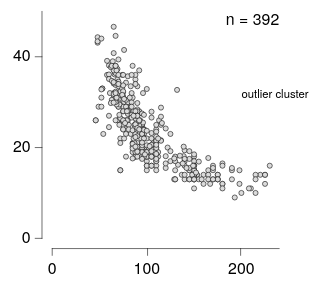

This figure's Vega-Lite source:
### Vega-Lite specification from a JSON file in a GitHub repository (floating-point values rounded to 4 significant figures; data arrays with more than 128 entries replaced by an {"elided": "..."} marker saying what was removed)
{"background": null, "config": {"arc": {"fill": "#DBDBDB", "fillOpacity": 1.0, "innerRadius": 25.0, "padAngle": 0.03, "stroke": "black", "strokeOpacity": 1, "strokeWidth": 0.25}, "area": {"fill": "#DBDBDB", "fillOpacity": 1.0, "stroke": "black", "strokeOpacity": 1, "strokeWidth": 0.25}, "axis": {"domain": true, "domainCap": "round", "domainColor": "black", "domainWidth": 0.25, "grid": false, "gridCap": "round", "gridColor": "#F1F1F1", "gridDash": [0, 0], "gridOpacity": 1.0, "gridWidth": 0.25, "labelColor": "black", "labelFont": "HelveticaNeue", "labelFontSize": 7, "labelFontStyle": "normal", "labelFontWeight": 400, "offset": 4.5, "ticks": true, "tickCap": "round", "tickColor": "black", "tickSize": 3, "tickWidth": 0.25, "titleColor": "black", "titleFont": "HelveticaNeue", "titleFontSize": 7, "titleFontStyle": "normal", "titleFontWeight": 400}, "axisX": {"domain": true, "labelAlign": "center", "labelAngle": 0, "labels": true, "ticks": true, "translate": 0}, "axisY": {"domain": true, "labelAlign": "right", "labelAngle": 0, "labels": true, "ticks": true, "translate": 0}, "axisRight": {"domain": true, "labelAlign": "left", "labelAngle": 0, "labels": true, "ticks": true, "translate": 0}, "axisTop": {"domain": true, "labelAlign": "center", "labelAngle": 0, "labels": true, "ticks": true, "translate": 0}, "bar": {"fill": "#DBDBDB", "fillOpacity": 1.0, "stroke": "black", "strokeOpacity": 1, "strokeWidth": 0.25}, "boxplot": {"size": 9.0, "ticks": {"cornerRadius": 0.25, "fill": "black", "size": 4.5, "thickness": 0.25}, "box": {"fillOpacity": 1.0, "stroke": "black", "strokeOpacity": 1, "strokeWidth": 0.25}, "median": {"fill": "black", "fillOpacity": 1.0, "size": 9.0, "thickness": 0.25}, "rule": {"fill": "black", "fillOpacity": 1.0, "size": 10.0, "stroke": "black", "strokeDash": [0, 0], "strokeOpacity": 1, "strokeWidth": 0.25}, "outliers": {"color": "black", "fill": "black", "fillOpacity": 1.0, "size": 0, "stroke": "black", "strokeOpacity": 1, "strokeWidth": 0.25}}, "circle": {"fill": "black", "fillOpacity": 1.0, "size": 0.5, "stroke": "black", "strokeOpacity": 1, "strokeWidth": 0.25}, "errorband": {"band": {"fillOpacity": 0.6, "stroke": null, "strokeWidth": 0.25, "strokeOpacity": 1}, "borders": {"opacity": 0, "strokeOpacity": 0.25, "strokeWidth": 1}}, "errorbar": {"opacity": 1, "rule": {"strokeDash": [0, 0], "strokeWidth": 0.5}, "ticks": {"color": "black", "cornerRadius": 0.25, "opacity": 1, "size": 6.0, "thickness": 0.5}, "thickness": 0.5}, "font": "HelveticaNeue", "geoshape": {"fill": "#DBDBDB", "fillOpacity": 1.0, "stroke": "black", "strokeOpacity": 1, "strokeWidth": 0.25}, "header": {"labelColor": "black", "labelFont": "HelveticaNeue", "labelFontSize": 7, "labelFontStyle": "normal", "labelFontWeight": 400, "titleColor": "black", "titleFont": "HelveticaNeue", "titleFontSize": 7, "titleFontStyle": "normal", "titleFontWeight": 400, "titlePadding": 0}, "legend": {"disable": false, "offset": 4.5, "gradientLength": 50.0, "gradientThickness": 5.0, "gradientOpacity": 1.0, "gradientStrokeColor": "black", "gradientStrokeWidth": 0.25, "labelColor": "black", "labelFont": "HelveticaNeue", "labelFontSize": 7, "labelFontStyle": "normal", "labelFontWeight": 400, "strokeColor": "black", "strokeWidth": 0, "symbolSize": 42, "symbolStrokeColor": "black", "symbolStrokeWidth": 0.25, "titleColor": "black", "titleFont": "HelveticaNeue", "titleFontSize": 7, "titleFontStyle": "normal", "titleFontWeight": 400}, "line": {"color": "black", "stroke": "black", "strokeCap": "round", "strokeDash": [0, 0], "strokeOpacity": 1, "strokeWidth": 0.375}, "point": {"filled": true, "fill": "#DBDBDB", "fillOpacity": 1.0, "size": 5.0, "stroke": "black", "strokeOpacity": 1, "strokeWidth": 0.25}, "range": {"category": ["#C6D9F1", "#F1C9CB", "#FEF0B9", "#CEE37A", "#7AA8E0", "#E589A3", "#FDDD5D", "#68B961", "#4177B1", "#C35082", "#E5C227", "#438156"], "diverging": {"scheme": ["#C35082", "#CE6D94", "#D989A7", "#E2A4BA", "#EABFCE", "#F1DBE2", "#F6F6F6", "#D7E0EB", "#B9CBE0", "#9BB6D5", "#7DA1C9", "#5F8CBD", "#4177B1"]}, "heatmap": {"scheme": ["#DFE9F7", "#C6D9F1", "#ADC8EC", "#94B8E6", "#7AA8E0", "#6097DA", "#4D87CA", "#4177B1", "#386898", "#2F597F", "#264A69", "#1D3A58"]}, "ordinal": {"scheme": ["#F1F1F1", "#DBDBDB", "#C6C6C6", "#B2B2B2", "#9D9D9D", "#898989", "#767676", "#636363", "#515151", "#404040", "#2F2F2F", "#1F1F1F"]}, "ramp": {"scheme": ["#DFE9F7", "#C6D9F1", "#ADC8EC", "#94B8E6", "#7AA8E0", "#6097DA", "#4D87CA", "#4177B1", "#386898", "#2F597F", "#264A69", "#1D3A58"]}}, "rule": {"color": "black", "stroke": "black", "strokeCap": "round", "strokeDash": [2, 2], "strokeOpacity": 1, "strokeWidth": 0.25}, "scale": {"bandPaddingInner": 0.1, "bandPaddingOuter": 0.1, "round": false}, "rect": {"fill": "#DBDBDB", "fillOpacity": 1.0, "stroke": "black", "strokeOpacity": 1, "strokeWidth": 0.25}, "square": {"fill": "#DBDBDB", "fillOpacity": 1.0, "size": 10.0, "stroke": "black", "strokeOpacity": 1, "strokeWidth": 0.25}, "text": {"color": "black", "font": "HelveticaNeue", "fontSize": 7, "fontStyle": "normal", "fontWeight": 400}, "title": {"anchor": "middle", "frame": "group", "color": "black", "font": "HelveticaNeue", "fontSize": 7, "fontStyle": "normal", "fontWeight": 400, "subtitleColor": "black", "subtitleFont": "HelveticaNeue", "subtitleFontSize": "HelveticaNeue", "subtitleFontStyle": "normal", "subtitleFontWeight": 400}, "view": {"continuousWidth": 100, "continuousHeight": 100, "discreteWidth": 100, "discreteHeight": 100, "fill": null, "stroke": null, "strokeWidth": 0.25}}, "layer": [{"data": {"name": "data-7285c4e2e195e5a75737a34913199f5f"}, "mark": {"type": "point"}, "encoding": {"x": {"field": "Horsepower", "type": "quantitative"}, "y": {"field": "Miles_per_Gallon", "title": "Miles per gallon", "type": "quantitative"}}}, {"data": {"name": "data-1ca7165a9b025cfd7f003429b6fbf380"}, "mark": {"type": "text", "align": "right", "angle": 0, "baseline": "top", "dx": 0, "dy": 0, "opacity": 1.0}, "encoding": {"text": {"field": "__text", "type": "nominal"}, "x": {"value": 100}, "y": {"value": 0}}}, {"data": {"name": "data-b8ea0fbadee6e10e9d0d4ea08f636a3f"}, "mark": {"type": "text", "align": "left", "angle": 0, "baseline": "middle", "dx": 0, "dy": 0, "fontSize": 5, "opacity": 1.0}, "encoding": {"text": {"field": "__text", "type": "nominal"}, "x": {"field": "__x", "title": null, "type": "quantitative"}, "y": {"field": "__y", "title": null, "type": "quantitative"}}}], "$schema": "https://vega.github.io/schema/vega-lite/v6.4.1.json", "datasets": {"data-7285c4e2e195e5a75737a34913199f5f": {"elided": "392 records"}, "data-1ca7165a9b025cfd7f003429b6fbf380": [{"__text": "n = 392", "__dysonsphere__": 1}], "data-b8ea0fbadee6e10e9d0d4ea08f636a3f": [{"__text": "outlier cluster", "__x": 200.0, "__y": 32.0, "__dysonsphere__": 1}]}}
